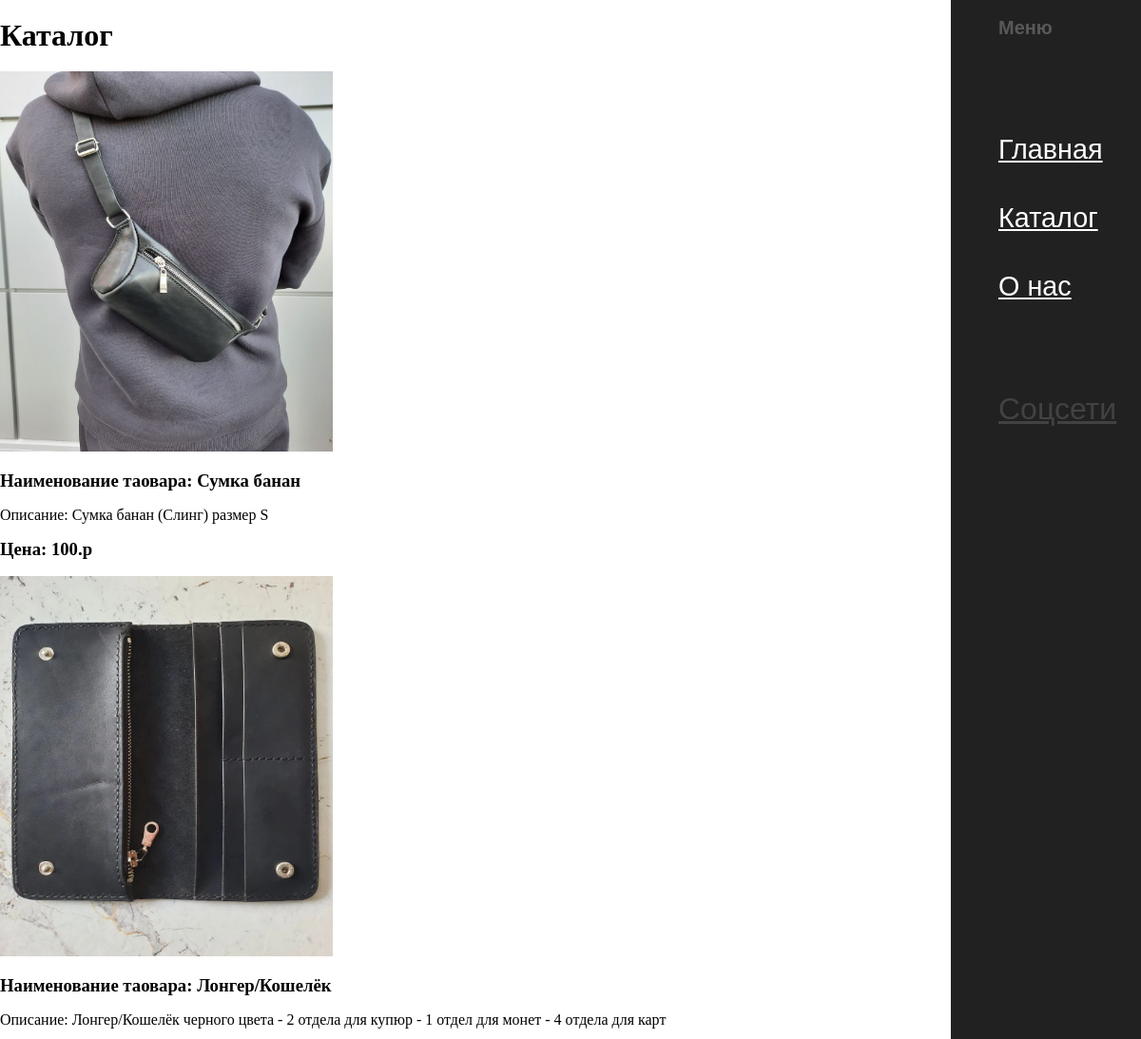
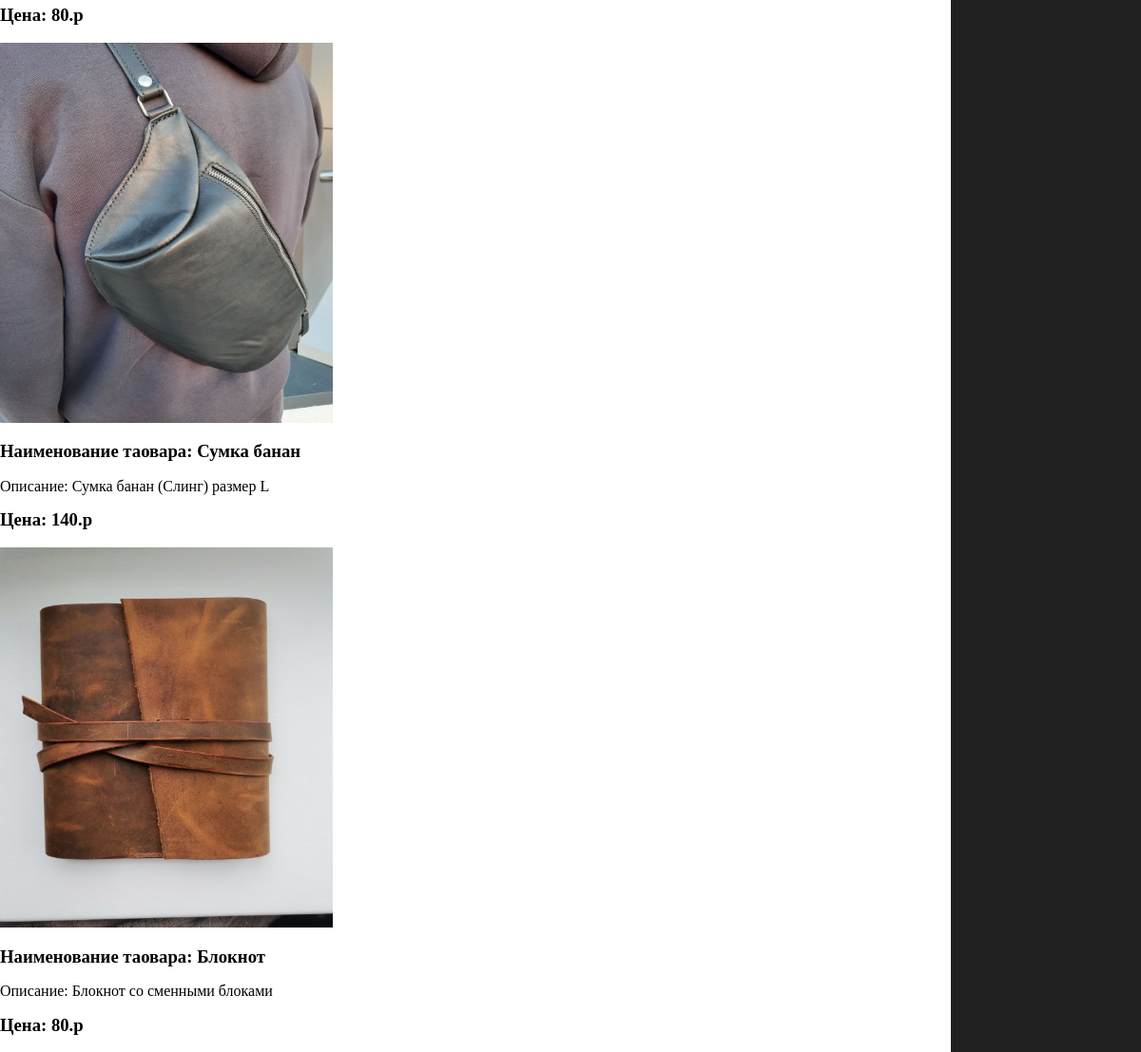
Page /catalog/ on the committed database (2 pictures, top to bottom).
### web/models.py (models this page shows, shortened)
class Product(models.Model):
    name = models.CharField(max_length=100)
    description = models.TextField()
    price = models.IntegerField()
    availability = models.BooleanField(default=True)
    img = models.ImageField(default='no_image.jpg', upload_to='product_image')

### web/views.py (the view)
# urls.py: path('catalog/', views.catalog, name='catalog'),
def catalog(request):
    product = Product.objects.all()
    return render(request, 'web/catalog.html', {'pr': product})

### web/templates/web/catalog.html (shortened to what this page needs)
{% extends 'web/base.html' %}
{% block header %}
Каталог
{% endblock %}
{% block content %}
    {% if pr %}
        {% for post in pr %}
            <div class="post_img1">
                <img src=" {{ post.img.url }}" alt="">
                <h3>Наименование таовара: {{ post.name }}</h3>
                <p>Описание:  {{ post.description }}</p>
                <h3>Цена: {{ post.price }}.р</h3>
            </div>
        {% endfor %}
    {% else %}
        <p>На данный момент нет товара</p>
    {% endif %}
{% endblock %}

### web/templates/web/base.html (shortened to what this page needs)
<!DOCTYPE html>
<html lang="en">
<head>
    {% load static %}
    <link rel="stylesheet" href="{% static 'web/reset.css' %}">
    <link rel="stylesheet" href="{% static 'web/style.css' %}">
</head>
<body>
    <h1>{% block header %}{% endblock %}</h1>
    <nav class="header_nav">
        <div class="header_nav__content">
            <h3>Меню</h3>
            <ul class="header_nav__list">
                <li class="current"><a href= "{% url 'home' %}" title="home">Главная</a></li>
                <li><a href= "{% url 'catalog' %}" >Каталог</a></li>
                <li><a href="{% url 'info' %}" title="info">О нас</a></li>
            </ul>
            <ul class="header_nav__social">
                <li><a href="{% url 'social' %}">Соцсети</a></li>
            </ul>
        </div>
    </nav>
    {% block content %}{% endblock %}
</body>
</html>

### web/static/web/style.css (style rules this page uses)
.header_nav { background: rgb(33, 33, 33); color: rgba(255, 255, 255, 0.25); font-family: "montserrat-light", sans-serif; font-size 1.3rem; padding: 3.6rem, 3rem, 3.6rem, 3.6rem; height: 100%; width: 200px; position: fixed; right: 0; top: 0; }
.header_nav a { color: rgba(255, 255, 255, 0.5); }
.header_nav h3 { font-family: "montserrat-light", sans-serif; font-size: 20px; line-height: 1.5; margin-bottom: 4.8rem; margin-top: .9rem; }
.header_nav__content { position: relative; left: 50px; }
.header_nav__list { font-size: 1.8rem; margin: 3.6rem 0 3rem 0; padding: 0 0 1.8rem 0; list-style: none; }
.header_nav__list li { padding-left: 0; line-height: 4.5rem; }
.header_nav__list li a, .header_nav__list li a:visited { color: white; }
.header_nav__social { list-style: none; display: inline-block; margin: 0; font-size: 2rem; }
.header_nav__social li { margin-right: 12px; padding-left: 0; display: inline-block; }
.header_nav__social li a { color: rgba(255, 255, 255, 0.15) }
.post_img1 img { width: 350px; height: 400px; }

### rows in the picture
Product: img (picture), name "Сумка банан", description "Сумка банан (Слинг) размер S", price "100"
Product: img (picture), name "Лонгер/Кошелёк", description "Лонгер/Кошелёк черного цвета - 2 отдела для купюр - 1 отдел для монет - 4 отдела для карт", price "80"
Product: img (picture), name "Сумка банан", description "Сумка банан (Слинг) размер L", price "140"
Product: img (picture), name "Блокнот", description "Блокнот со сменными блоками", price "80"
